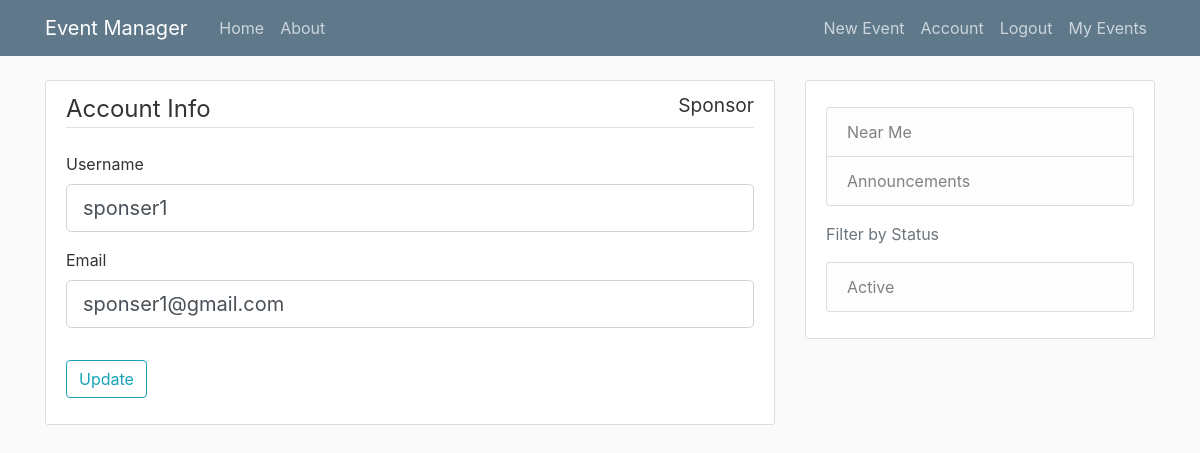
/account (signed in), run on the app's committed database.
### eventmanager/users/model.py (models this page shows, shortened)
class User(db.Model, UserMixin):
    __tablename__ = 'users'
    id = db.Column(db.Integer, primary_key=True)
    username = db.Column(db.String(20), unique=True, nullable=False)
    email = db.Column(db.String(120), unique=True, nullable=False)
    password = db.Column(db.String(60), nullable=False)
    role = db.Column(db.Enum(RoleEnum), nullable=False)
    registrations = db.relationship('Registration', backref='user', lazy=True)

### eventmanager/users/routes.py (the view)
@users.route("/account", methods=['GET', 'POST'])
@login_required
def account_ui():
    return controller.account_ui(request)

### eventmanager/users/forms.py (shortened to what this page needs)
class UpdateAccountForm(FlaskForm):
    username = StringField('Username',
                           validators=[DataRequired(), Length(min=2, max=20)])
    email = StringField('Email',
                        validators=[DataRequired(), Email()])
    submit = SubmitField('Update')

### eventmanager/users/controller.py (called while the page is built)
def account_ui(request):
    form = UpdateAccountForm()
    if form.validate_on_submit():
        current_user.username = form.username.data
        current_user.email = form.email.data
        db.session.commit()
        flash('Your account has been updated!', 'success')
        return redirect(url_for('users.account_ui'))
    elif request.method == 'GET':
        form.username.data = current_user.username
        form.email.data = current_user.email
    return render_template('account.html', title='Account', form=form)

### eventmanager/users/model.py (called while the page is built)
@login_manager.user_loader
def load_user(user_id):
    return User.query.get(user_id)

### eventmanager/templates/account.html (shortened to what this page needs)
{% extends "layout.html" %}
{% block content %}
    <div class="content-section">
        <form method="POST" action="" enctype="multipart/form-data">
            <fieldset class="form-group">
                <legend class="border-bottom mb-4">Account Info
                    <small class="form-control-label float-right">{{ current_user.role.value}}</small>
                </legend>
                <div class="form-group">
                    {{ form.username.label(class="form-control-label") }}
                    {% if form.username.errors %}
                        {{ form.username(class="form-control form-control-lg is-invalid") }}
                        <div class="invalid-feedback">
                            {% for error in form.username.errors %}
                                <span>{{ error }}</span>
                            {% endfor %}
                        </div>
                    {% else %}
                        {{ form.username(class="form-control form-control-lg") }}
                    {% endif %}
                </div>
                <div class="form-group">
                    {{ form.email.label(class="form-control-label") }}
                    {% if form.email.errors %}
                        {{ form.email(class="form-control form-control-lg is-invalid") }}
                        <div class="invalid-feedback">
                            {% for error in form.email.errors %}
                                <span>{{ error }}</span>
                            {% endfor %}
                        </div>
                    {% else %}
                        {{ form.email(class="form-control form-control-lg") }}
                    {% endif %}
                </div>
            </fieldset>
            <div class="form-group">
                {{ form.submit(class="btn btn-outline-info") }}
            </div>
        </form>
    </div>
{% endblock content %}

### eventmanager/static/main.css (style rules this page uses)
body { background: #fafafa; color: #333333; margin-top: 5rem; }
.content-section { background: #ffffff; padding: 10px 20px; border: 1px solid #dddddd; border-radius: 3px; margin-bottom: 20px; }

### data on the page
User: role.value "Sponsor", username "sponser1", email "sponser1@gmail.com"
